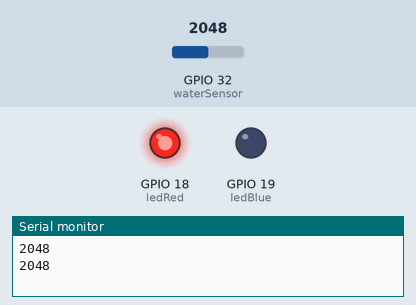
A sketch run on a simulated ESP32. Parts: output pins drawn as LEDs (lit = HIGH), the last lines printed to the serial monitor. Inputs (shaded band) come from the test bench; at power-on: GPIO 32 (waterSensor) = 2048.

Above: at 1.8 s.
1.9 s: GPIO 32 (waterSensor) set to 1960
At 4.2 s:
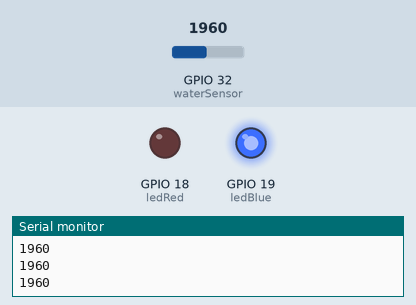
4.5 s: GPIO 32 (waterSensor) set to 2040
At 6.6 s:
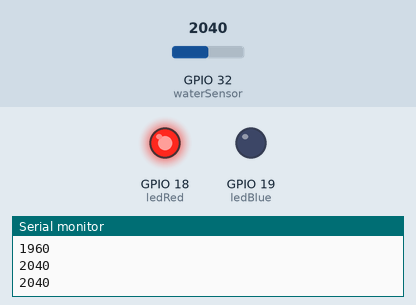
7.5 s: GPIO 32 (waterSensor) set to 1228
At 10.1 s:
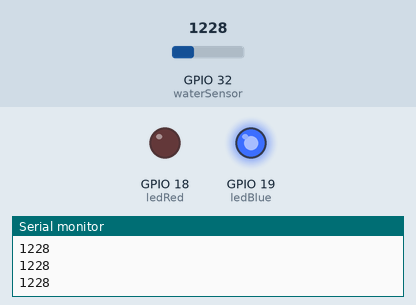
Timing chart, 0 to 11.6 s (numbered marks = the images above; inputs shaded):
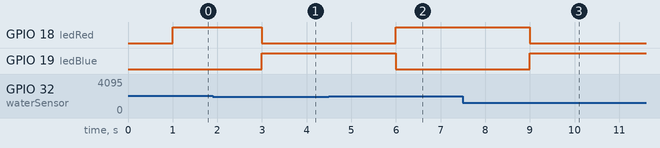

The sketch:

esp32_watersensor_led.ino
```cpp
const int waterSensor = 32;
int dataWater = 0;
const int ledBlue = 19;
const int ledRed = 18;

void setup() {
  pinMode(ledBlue, OUTPUT);
  pinMode(ledRed, OUTPUT);
  Serial.begin(115200);
}

void loop() {
  dataWater = analogRead(waterSensor);
  Serial.println(dataWater);
  delay(1000);

  if (dataWater >= 1000 && dataWater < 2000) {
    digitalWrite(ledBlue, HIGH);
  } else {
    digitalWrite(ledBlue, LOW);
  }
  if (dataWater > 2000) {
    digitalWrite(ledRed, HIGH);
  } else {
    digitalWrite(ledRed, LOW);
  }
}
```

Measured:
- after the input at 1.9 s, GPIO 18 (ledRed): HIGH → LOW after 1.1 s; GPIO 19 (ledBlue): LOW → HIGH after 1.1 s
- after the input at 4.5 s, GPIO 18 (ledRed): LOW → HIGH after 1.5 s; GPIO 19 (ledBlue): HIGH → LOW after 1.5 s
- after the input at 7.5 s, GPIO 18 (ledRed): HIGH → LOW after 1.5 s; GPIO 19 (ledBlue): LOW → HIGH after 1.5 s
